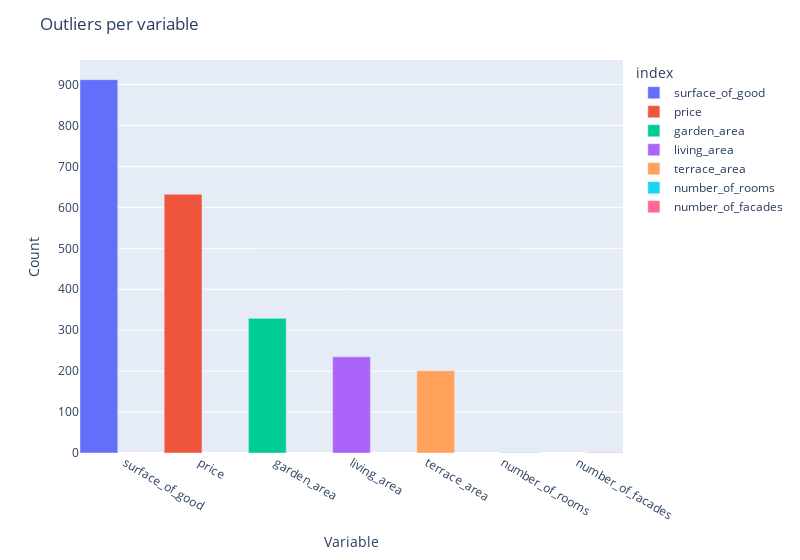

Notebook code for this chart:
### Code cell
d={}
for col in quantitative:
    d[col] = [count_iqr_outliers(house, col)]

df = pd.DataFrame(data=d)
df= df.transpose()
df.rename(columns={0: "outliers_count"}, inplace=True)
df.sort_values(by='outliers_count', ascending=False, inplace=True)


fig = px.bar(df, x=df.index, y="outliers_count", color=df.index)
fig.update_layout(barmode='group', width=800)  # Set the width of the plot
fig.update_traces(width=0.5)  # Narrower bars
fig.update_layout(yaxis=dict(title='Count'))  # Update y-axis label
fig.update_layout(xaxis=dict(title='Variable'))
fig.update_layout(title='Outliers per variable (Houses)')  # Add title to the plot

### Figure 1 — Plotly figure (JSON) as saved in the notebook; plotly's stock layout.template omitted (floating-point values rounded to 4 significant figures)
{"data": [{"alignmentgroup": "True", "hovertemplate": "index=%{x}<br>outliers_count=%{y}<extra></extra>", "legendgroup": "surface_of_good", "marker": {"color": "#636efa", "pattern": {"shape": ""}}, "name": "surface_of_good", "offsetgroup": "surface_of_good", "orientation": "v", "showlegend": true, "textposition": "auto", "type": "bar", "width": 0.5, "x": ["surface_of_good"], "xaxis": "x", "y": [912], "yaxis": "y"}, {"alignmentgroup": "True", "hovertemplate": "index=%{x}<br>outliers_count=%{y}<extra></extra>", "legendgroup": "price", "marker": {"color": "#EF553B", "pattern": {"shape": ""}}, "name": "price", "offsetgroup": "price", "orientation": "v", "showlegend": true, "textposition": "auto", "type": "bar", "width": 0.5, "x": ["price"], "xaxis": "x", "y": [632], "yaxis": "y"}, {"alignmentgroup": "True", "hovertemplate": "index=%{x}<br>outliers_count=%{y}<extra></extra>", "legendgroup": "garden_area", "marker": {"color": "#00cc96", "pattern": {"shape": ""}}, "name": "garden_area", "offsetgroup": "garden_area", "orientation": "v", "showlegend": true, "textposition": "auto", "type": "bar", "width": 0.5, "x": ["garden_area"], "xaxis": "x", "y": [329], "yaxis": "y"}, {"alignmentgroup": "True", "hovertemplate": "index=%{x}<br>outliers_count=%{y}<extra></extra>", "legendgroup": "living_area", "marker": {"color": "#ab63fa", "pattern": {"shape": ""}}, "name": "living_area", "offsetgroup": "living_area", "orientation": "v", "showlegend": true, "textposition": "auto", "type": "bar", "width": 0.5, "x": ["living_area"], "xaxis": "x", "y": [235], "yaxis": "y"}, {"alignmentgroup": "True", "hovertemplate": "index=%{x}<br>outliers_count=%{y}<extra></extra>", "legendgroup": "terrace_area", "marker": {"color": "#FFA15A", "pattern": {"shape": ""}}, "name": "terrace_area", "offsetgroup": "terrace_area", "orientation": "v", "showlegend": true, "textposition": "auto", "type": "bar", "width": 0.5, "x": ["terrace_area"], "xaxis": "x", "y": [201], "yaxis": "y"}, {"alignmentgroup": "True", "hovertemplate": "index=%{x}<br>outliers_count=%{y}<extra></extra>", "legendgroup": "number_of_rooms", "marker": {"color": "#19d3f3", "pattern": {"shape": ""}}, "name": "number_of_rooms", "offsetgroup": "number_of_rooms", "orientation": "v", "showlegend": true, "textposition": "auto", "type": "bar", "width": 0.5, "x": ["number_of_rooms"], "xaxis": "x", "y": [1], "yaxis": "y"}, {"alignmentgroup": "True", "hovertemplate": "index=%{x}<br>outliers_count=%{y}<extra></extra>", "legendgroup": "number_of_facades", "marker": {"color": "#FF6692", "pattern": {"shape": ""}}, "name": "number_of_facades", "offsetgroup": "number_of_facades", "orientation": "v", "showlegend": true, "textposition": "auto", "type": "bar", "width": 0.5, "x": ["number_of_facades"], "xaxis": "x", "y": [1], "yaxis": "y"}], "layout": {"barmode": "group", "legend": {"title": {"text": "index"}, "tracegroupgap": 0}, "margin": {"t": 60}, "title": {"text": "Outliers per variable"}, "width": 800, "xaxis": {"anchor": "y", "categoryarray": ["surface_of_good", "price", "garden_area", "living_area", "terrace_area", "number_of_rooms", "number_of_facades"], "categoryorder": "array", "domain": [0, 1], "title": {"text": "Variable"}}, "yaxis": {"anchor": "x", "domain": [0, 1], "title": {"text": "Count"}}}}
